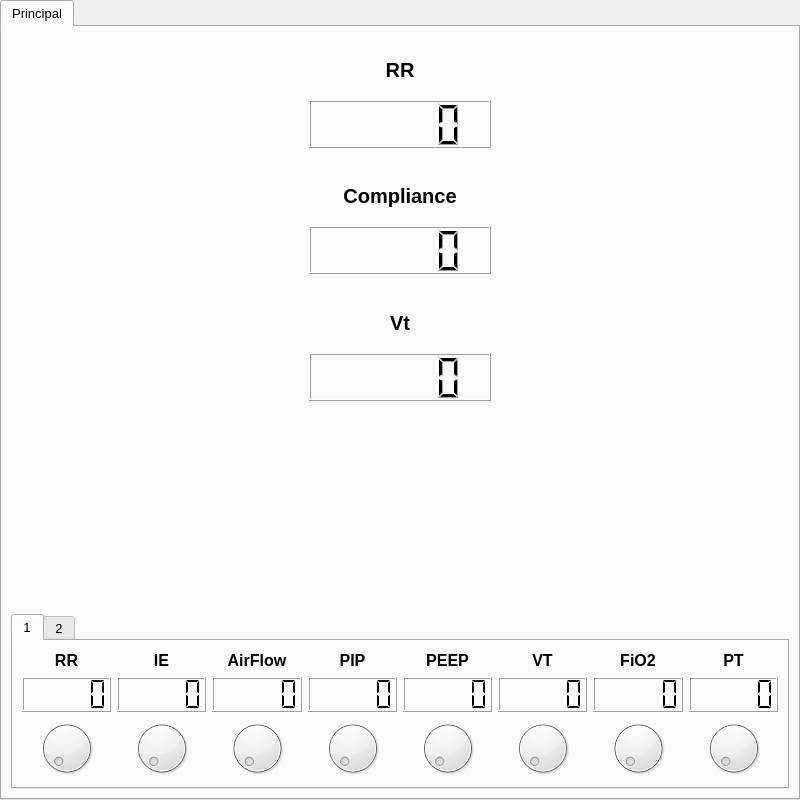
<?xml version="1.0" encoding="UTF-8"?>
<ui version="4.0">
 <class>MainWindow</class>
 <widget class="QMainWindow" name="MainWindow">
  <property name="geometry">
   <rect>
    <x>0</x>
    <y>0</y>
    <width>800</width>
    <height>800</height>
   </rect>
  </property>
  <property name="minimumSize">
   <size>
    <width>800</width>
    <height>800</height>
   </size>
  </property>
  <property name="windowTitle">
   <string>MainWindow</string>
  </property>
  <widget class="QWidget" name="centralwidget">
   <layout class="QVBoxLayout" name="verticalLayout">
    <property name="spacing">
     <number>0</number>
    </property>
    <property name="leftMargin">
     <number>0</number>
    </property>
    <property name="topMargin">
     <number>0</number>
    </property>
    <property name="rightMargin">
     <number>0</number>
    </property>
    <property name="bottomMargin">
     <number>0</number>
    </property>
    <item>
     <widget class="QTabWidget" name="tabWidget">
      <property name="enabled">
       <bool>true</bool>
      </property>
      <property name="font">
       <font>
        <pointsize>10</pointsize>
        <weight>50</weight>
        <bold>false</bold>
       </font>
      </property>
      <property name="currentIndex">
       <number>0</number>
      </property>
      <widget class="QWidget" name="main">
       <attribute name="title">
        <string>Principal</string>
       </attribute>
       <layout class="QVBoxLayout" name="verticalLayout_2">
        <item>
         <layout class="QHBoxLayout" name="horizontalLayout">
          <item>
           <layout class="QVBoxLayout" name="verticalLayout_charts"/>
          </item>
          <item>
           <layout class="QVBoxLayout" name="verticalLayout_4">
            <item>
             <widget class="QWidget" name="widget_3" native="true">
              <property name="sizePolicy">
               <sizepolicy hsizetype="Minimum" vsizetype="Minimum">
                <horstretch>0</horstretch>
                <verstretch>0</verstretch>
               </sizepolicy>
              </property>
              <property name="minimumSize">
               <size>
                <width>150</width>
                <height>0</height>
               </size>
              </property>
              <property name="maximumSize">
               <size>
                <width>200</width>
                <height>16777215</height>
               </size>
              </property>
              <layout class="QVBoxLayout" name="verticalLayout_7">
               <item>
                <widget class="QLabel" name="label_7">
                 <property name="font">
                  <font>
                   <pointsize>15</pointsize>
                   <weight>75</weight>
                   <bold>true</bold>
                  </font>
                 </property>
                 <property name="text">
                  <string>RR</string>
                 </property>
                 <property name="alignment">
                  <set>Qt::AlignCenter</set>
                 </property>
                </widget>
               </item>
               <item>
                <widget class="QLCDNumber" name="lcdNumber_3"/>
               </item>
              </layout>
             </widget>
            </item>
            <item>
             <widget class="QWidget" name="widget" native="true">
              <property name="sizePolicy">
               <sizepolicy hsizetype="Minimum" vsizetype="Minimum">
                <horstretch>0</horstretch>
                <verstretch>0</verstretch>
               </sizepolicy>
              </property>
              <property name="minimumSize">
               <size>
                <width>150</width>
                <height>0</height>
               </size>
              </property>
              <property name="maximumSize">
               <size>
                <width>200</width>
                <height>16777215</height>
               </size>
              </property>
              <layout class="QVBoxLayout" name="verticalLayout_6">
               <item>
                <widget class="QLabel" name="label_2">
                 <property name="font">
                  <font>
                   <pointsize>15</pointsize>
                   <weight>75</weight>
                   <bold>true</bold>
                  </font>
                 </property>
                 <property name="text">
                  <string>Compliance</string>
                 </property>
                 <property name="alignment">
                  <set>Qt::AlignCenter</set>
                 </property>
                </widget>
               </item>
               <item>
                <widget class="QLCDNumber" name="lcdNumber"/>
               </item>
              </layout>
             </widget>
            </item>
            <item>
             <widget class="QWidget" name="widget_2" native="true">
              <property name="sizePolicy">
               <sizepolicy hsizetype="Minimum" vsizetype="Minimum">
                <horstretch>0</horstretch>
                <verstretch>0</verstretch>
               </sizepolicy>
              </property>
              <property name="minimumSize">
               <size>
                <width>150</width>
                <height>0</height>
               </size>
              </property>
              <property name="maximumSize">
               <size>
                <width>200</width>
                <height>16777215</height>
               </size>
              </property>
              <layout class="QVBoxLayout" name="verticalLayout_8">
               <item>
                <widget class="QLabel" name="label_3">
                 <property name="font">
                  <font>
                   <pointsize>15</pointsize>
                   <weight>75</weight>
                   <bold>true</bold>
                  </font>
                 </property>
                 <property name="text">
                  <string>Vt</string>
                 </property>
                 <property name="alignment">
                  <set>Qt::AlignCenter</set>
                 </property>
                </widget>
               </item>
               <item>
                <widget class="QLCDNumber" name="lcdNumber_2"/>
               </item>
              </layout>
             </widget>
            </item>
           </layout>
          </item>
         </layout>
        </item>
        <item alignment="Qt::AlignHCenter|Qt::AlignBottom">
         <widget class="QTabWidget" name="opcionesTabWidget">
          <property name="sizePolicy">
           <sizepolicy hsizetype="Expanding" vsizetype="Expanding">
            <horstretch>0</horstretch>
            <verstretch>0</verstretch>
           </sizepolicy>
          </property>
          <property name="maximumSize">
           <size>
            <width>16777215</width>
            <height>220</height>
           </size>
          </property>
          <property name="currentIndex">
           <number>0</number>
          </property>
          <widget class="QWidget" name="conf1">
           <attribute name="title">
            <string>1</string>
           </attribute>
           <layout class="QHBoxLayout" name="horizontalLayout_3">
            <item>
             <layout class="QGridLayout" name="gridLayout_2">
              <item row="2" column="4">
               <widget class="QDial" name="dial_PEEP">
                <property name="maximumSize">
                 <size>
                  <width>16777215</width>
                  <height>60</height>
                 </size>
                </property>
                <property name="maximum">
                 <number>20</number>
                </property>
               </widget>
              </item>
              <item row="1" column="3">
               <widget class="QLCDNumber" name="lcdNumber_PIP">
                <property name="segmentStyle">
                 <enum>QLCDNumber::Flat</enum>
                </property>
               </widget>
              </item>
              <item row="1" column="5">
               <widget class="QLCDNumber" name="lcdNumber_VT">
                <property name="segmentStyle">
                 <enum>QLCDNumber::Flat</enum>
                </property>
               </widget>
              </item>
              <item row="0" column="0">
               <widget class="QLabel" name="label_RR">
                <property name="font">
                 <font>
                  <pointsize>12</pointsize>
                  <weight>75</weight>
                  <bold>true</bold>
                 </font>
                </property>
                <property name="whatsThis">
                 <string>&lt;html&gt;&lt;head/&gt;&lt;body&gt;&lt;p&gt;Hello&lt;/p&gt;&lt;/body&gt;&lt;/html&gt;</string>
                </property>
                <property name="text">
                 <string>RR</string>
                </property>
                <property name="alignment">
                 <set>Qt::AlignCenter</set>
                </property>
               </widget>
              </item>
              <item row="0" column="5">
               <widget class="QLabel" name="label_17">
                <property name="font">
                 <font>
                  <pointsize>12</pointsize>
                  <weight>75</weight>
                  <bold>true</bold>
                 </font>
                </property>
                <property name="text">
                 <string>VT</string>
                </property>
                <property name="alignment">
                 <set>Qt::AlignCenter</set>
                </property>
               </widget>
              </item>
              <item row="0" column="4">
               <widget class="QLabel" name="label_16">
                <property name="font">
                 <font>
                  <pointsize>12</pointsize>
                  <weight>75</weight>
                  <bold>true</bold>
                 </font>
                </property>
                <property name="text">
                 <string>PEEP</string>
                </property>
                <property name="alignment">
                 <set>Qt::AlignCenter</set>
                </property>
               </widget>
              </item>
              <item row="0" column="1">
               <widget class="QLabel" name="label_13">
                <property name="font">
                 <font>
                  <pointsize>12</pointsize>
                  <weight>75</weight>
                  <bold>true</bold>
                 </font>
                </property>
                <property name="text">
                 <string>IE</string>
                </property>
                <property name="alignment">
                 <set>Qt::AlignCenter</set>
                </property>
               </widget>
              </item>
              <item row="2" column="3">
               <widget class="QDial" name="dial_PIP">
                <property name="maximumSize">
                 <size>
                  <width>16777215</width>
                  <height>60</height>
                 </size>
                </property>
                <property name="minimum">
                 <number>15</number>
                </property>
                <property name="maximum">
                 <number>50</number>
                </property>
               </widget>
              </item>
              <item row="2" column="0">
               <widget class="QDial" name="dial_RR">
                <property name="maximumSize">
                 <size>
                  <width>16777215</width>
                  <height>60</height>
                 </size>
                </property>
                <property name="minimum">
                 <number>10</number>
                </property>
                <property name="maximum">
                 <number>30</number>
                </property>
               </widget>
              </item>
              <item row="1" column="2">
               <widget class="QLCDNumber" name="lcdNumber_AF">
                <property name="segmentStyle">
                 <enum>QLCDNumber::Flat</enum>
                </property>
               </widget>
              </item>
              <item row="1" column="0">
               <widget class="QLCDNumber" name="lcdNumber_RR">
                <property name="minimumSize">
                 <size>
                  <width>0</width>
                  <height>35</height>
                 </size>
                </property>
                <property name="segmentStyle">
                 <enum>QLCDNumber::Flat</enum>
                </property>
               </widget>
              </item>
              <item row="2" column="6">
               <widget class="QDial" name="dial_FIO2">
                <property name="maximumSize">
                 <size>
                  <width>16777215</width>
                  <height>60</height>
                 </size>
                </property>
                <property name="minimum">
                 <number>23</number>
                </property>
                <property name="maximum">
                 <number>100</number>
                </property>
               </widget>
              </item>
              <item row="2" column="5">
               <widget class="QDial" name="dial_VT">
                <property name="maximumSize">
                 <size>
                  <width>16777215</width>
                  <height>60</height>
                 </size>
                </property>
                <property name="minimum">
                 <number>200</number>
                </property>
                <property name="maximum">
                 <number>1000</number>
                </property>
                <property name="singleStep">
                 <number>100</number>
                </property>
                <property name="pageStep">
                 <number>100</number>
                </property>
               </widget>
              </item>
              <item row="0" column="2">
               <widget class="QLabel" name="label_14">
                <property name="font">
                 <font>
                  <pointsize>12</pointsize>
                  <weight>75</weight>
                  <bold>true</bold>
                 </font>
                </property>
                <property name="text">
                 <string>AirFlow</string>
                </property>
                <property name="alignment">
                 <set>Qt::AlignCenter</set>
                </property>
               </widget>
              </item>
              <item row="0" column="6">
               <widget class="QLabel" name="label_18">
                <property name="font">
                 <font>
                  <pointsize>12</pointsize>
                  <weight>75</weight>
                  <bold>true</bold>
                 </font>
                </property>
                <property name="text">
                 <string>FiO2</string>
                </property>
                <property name="alignment">
                 <set>Qt::AlignCenter</set>
                </property>
               </widget>
              </item>
              <item row="1" column="4">
               <widget class="QLCDNumber" name="lcdNumber_PEEP">
                <property name="segmentStyle">
                 <enum>QLCDNumber::Flat</enum>
                </property>
               </widget>
              </item>
              <item row="2" column="1">
               <widget class="QDial" name="dial_IE">
                <property name="maximumSize">
                 <size>
                  <width>16777215</width>
                  <height>60</height>
                 </size>
                </property>
                <property name="minimum">
                 <number>1</number>
                </property>
                <property name="maximum">
                 <number>5</number>
                </property>
               </widget>
              </item>
              <item row="2" column="2">
               <widget class="QDial" name="dial_AF">
                <property name="maximumSize">
                 <size>
                  <width>16777215</width>
                  <height>60</height>
                 </size>
                </property>
                <property name="minimum">
                 <number>5</number>
                </property>
                <property name="maximum">
                 <number>15</number>
                </property>
               </widget>
              </item>
              <item row="0" column="3">
               <widget class="QLabel" name="label_15">
                <property name="font">
                 <font>
                  <pointsize>12</pointsize>
                  <weight>75</weight>
                  <bold>true</bold>
                 </font>
                </property>
                <property name="text">
                 <string>PIP</string>
                </property>
                <property name="alignment">
                 <set>Qt::AlignCenter</set>
                </property>
               </widget>
              </item>
              <item row="1" column="1">
               <widget class="QLCDNumber" name="lcdNumber_IE">
                <property name="segmentStyle">
                 <enum>QLCDNumber::Flat</enum>
                </property>
               </widget>
              </item>
              <item row="1" column="6">
               <widget class="QLCDNumber" name="lcdNumber_FIO2">
                <property name="segmentStyle">
                 <enum>QLCDNumber::Flat</enum>
                </property>
               </widget>
              </item>
              <item row="0" column="7">
               <widget class="QLabel" name="label_19">
                <property name="font">
                 <font>
                  <pointsize>12</pointsize>
                  <weight>75</weight>
                  <bold>true</bold>
                 </font>
                </property>
                <property name="text">
                 <string>PT</string>
                </property>
                <property name="alignment">
                 <set>Qt::AlignCenter</set>
                </property>
               </widget>
              </item>
              <item row="1" column="7">
               <widget class="QLCDNumber" name="lcdNumber_PT">
                <property name="segmentStyle">
                 <enum>QLCDNumber::Flat</enum>
                </property>
               </widget>
              </item>
              <item row="2" column="7">
               <widget class="QDial" name="dial_PT">
                <property name="maximumSize">
                 <size>
                  <width>16777215</width>
                  <height>60</height>
                 </size>
                </property>
                <property name="minimum">
                 <number>1</number>
                </property>
                <property name="maximum">
                 <number>10</number>
                </property>
               </widget>
              </item>
             </layout>
            </item>
           </layout>
          </widget>
          <widget class="QWidget" name="conf2">
           <attribute name="title">
            <string>2</string>
           </attribute>
           <layout class="QVBoxLayout" name="verticalLayout_3">
            <item>
             <layout class="QGridLayout" name="gridLayout">
              <item row="1" column="1">
               <widget class="QSpinBox" name="spinBox_maxp"/>
              </item>
              <item row="0" column="2">
               <widget class="QLabel" name="label">
                <property name="font">
                 <font>
                  <pointsize>10</pointsize>
                  <weight>75</weight>
                  <bold>true</bold>
                 </font>
                </property>
                <property name="text">
                 <string>Volumen-Minuto minimo</string>
                </property>
               </widget>
              </item>
              <item row="1" column="0">
               <widget class="QLabel" name="label_5">
                <property name="font">
                 <font>
                  <weight>75</weight>
                  <bold>true</bold>
                 </font>
                </property>
                <property name="text">
                 <string>Presion maxima</string>
                </property>
               </widget>
              </item>
              <item row="0" column="0">
               <widget class="QLabel" name="label_4">
                <property name="font">
                 <font>
                  <weight>75</weight>
                  <bold>true</bold>
                 </font>
                </property>
                <property name="text">
                 <string>Modo</string>
                </property>
               </widget>
              </item>
              <item row="0" column="1">
               <widget class="QComboBox" name="comboBox">
                <item>
                 <property name="text">
                  <string>CPAP</string>
                 </property>
                </item>
                <item>
                 <property name="text">
                  <string>CMV</string>
                 </property>
                </item>
                <item>
                 <property name="text">
                  <string>PCV</string>
                 </property>
                </item>
                <item>
                 <property name="text">
                  <string>PSV</string>
                 </property>
                </item>
               </widget>
              </item>
              <item row="2" column="0">
               <widget class="QLabel" name="label_6">
                <property name="font">
                 <font>
                  <weight>75</weight>
                  <bold>true</bold>
                 </font>
                </property>
                <property name="text">
                 <string>Presion minima</string>
                </property>
               </widget>
              </item>
              <item row="2" column="1">
               <widget class="QSpinBox" name="spinBox_minp"/>
              </item>
              <item row="0" column="3">
               <widget class="QSpinBox" name="spinBox_minvm"/>
              </item>
             </layout>
            </item>
           </layout>
          </widget>
         </widget>
        </item>
       </layout>
      </widget>
     </widget>
    </item>
   </layout>
  </widget>
 </widget>
 <resources/>
 <connections>
  <connection>
   <sender>dial_RR</sender>
   <signal>valueChanged(int)</signal>
   <receiver>lcdNumber_RR</receiver>
   <slot>display(int)</slot>
   <hints>
    <hint type="sourcelabel">
     <x>66</x>
     <y>742</y>
    </hint>
    <hint type="destinationlabel">
     <x>66</x>
     <y>689</y>
    </hint>
   </hints>
  </connection>
  <connection>
   <sender>dial_PIP</sender>
   <signal>valueChanged(int)</signal>
   <receiver>lcdNumber_PIP</receiver>
   <slot>display(int)</slot>
   <hints>
    <hint type="sourcelabel">
     <x>350</x>
     <y>742</y>
    </hint>
    <hint type="destinationlabel">
     <x>350</x>
     <y>689</y>
    </hint>
   </hints>
  </connection>
  <connection>
   <sender>dial_PEEP</sender>
   <signal>valueChanged(int)</signal>
   <receiver>lcdNumber_PEEP</receiver>
   <slot>display(int)</slot>
   <hints>
    <hint type="sourcelabel">
     <x>444</x>
     <y>742</y>
    </hint>
    <hint type="destinationlabel">
     <x>444</x>
     <y>689</y>
    </hint>
   </hints>
  </connection>
  <connection>
   <sender>dial_VT</sender>
   <signal>valueChanged(int)</signal>
   <receiver>lcdNumber_VT</receiver>
   <slot>display(int)</slot>
   <hints>
    <hint type="sourcelabel">
     <x>539</x>
     <y>742</y>
    </hint>
    <hint type="destinationlabel">
     <x>539</x>
     <y>689</y>
    </hint>
   </hints>
  </connection>
  <connection>
   <sender>dial_FIO2</sender>
   <signal>valueChanged(int)</signal>
   <receiver>lcdNumber_FIO2</receiver>
   <slot>display(int)</slot>
   <hints>
    <hint type="sourcelabel">
     <x>633</x>
     <y>742</y>
    </hint>
    <hint type="destinationlabel">
     <x>633</x>
     <y>689</y>
    </hint>
   </hints>
  </connection>
  <connection>
   <sender>dial_PT</sender>
   <signal>valueChanged(int)</signal>
   <receiver>lcdNumber_PT</receiver>
   <slot>display(int)</slot>
   <hints>
    <hint type="sourcelabel">
     <x>728</x>
     <y>742</y>
    </hint>
    <hint type="destinationlabel">
     <x>728</x>
     <y>689</y>
    </hint>
   </hints>
  </connection>
 </connections>
</ui>
